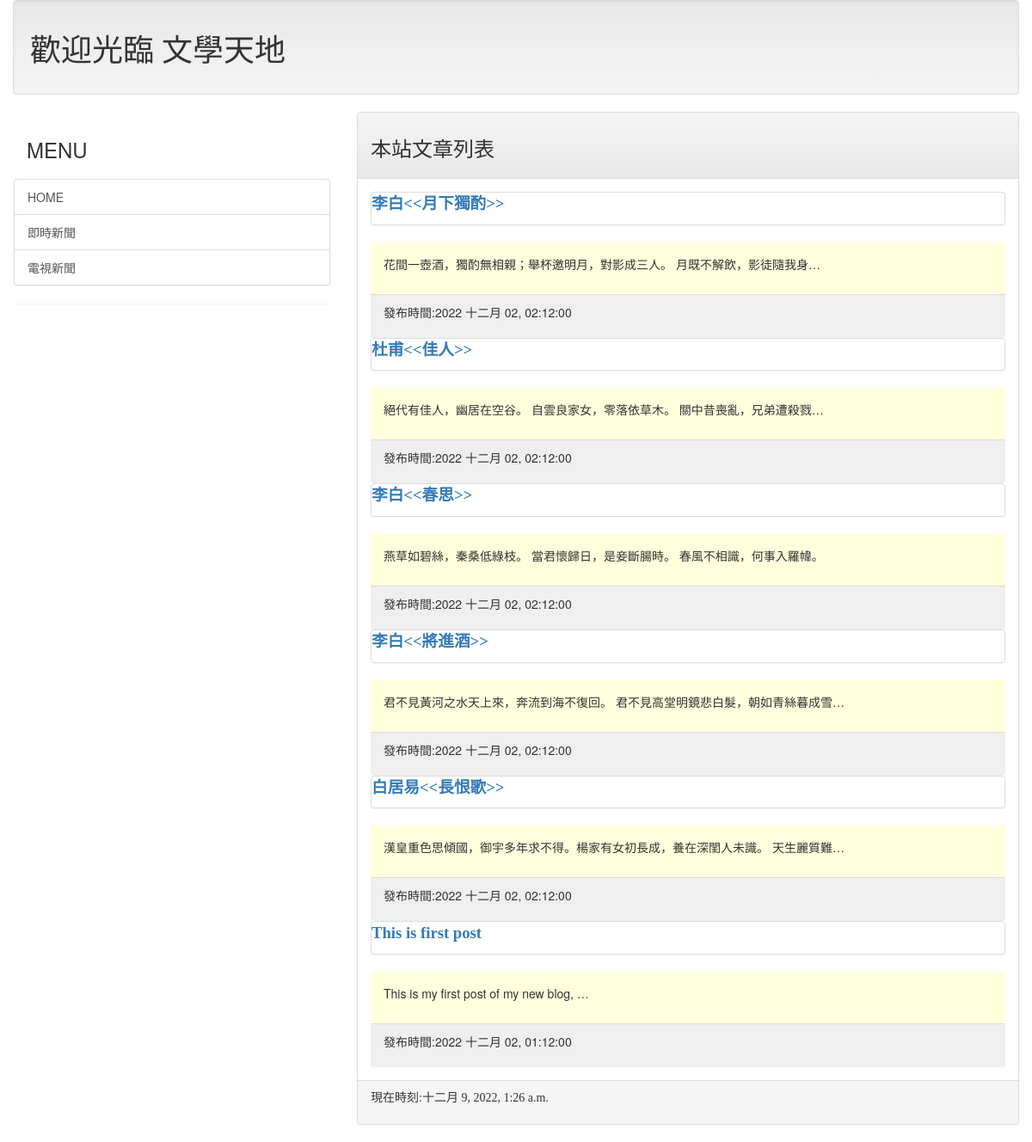
/, run on an earlier commit of the app's database.
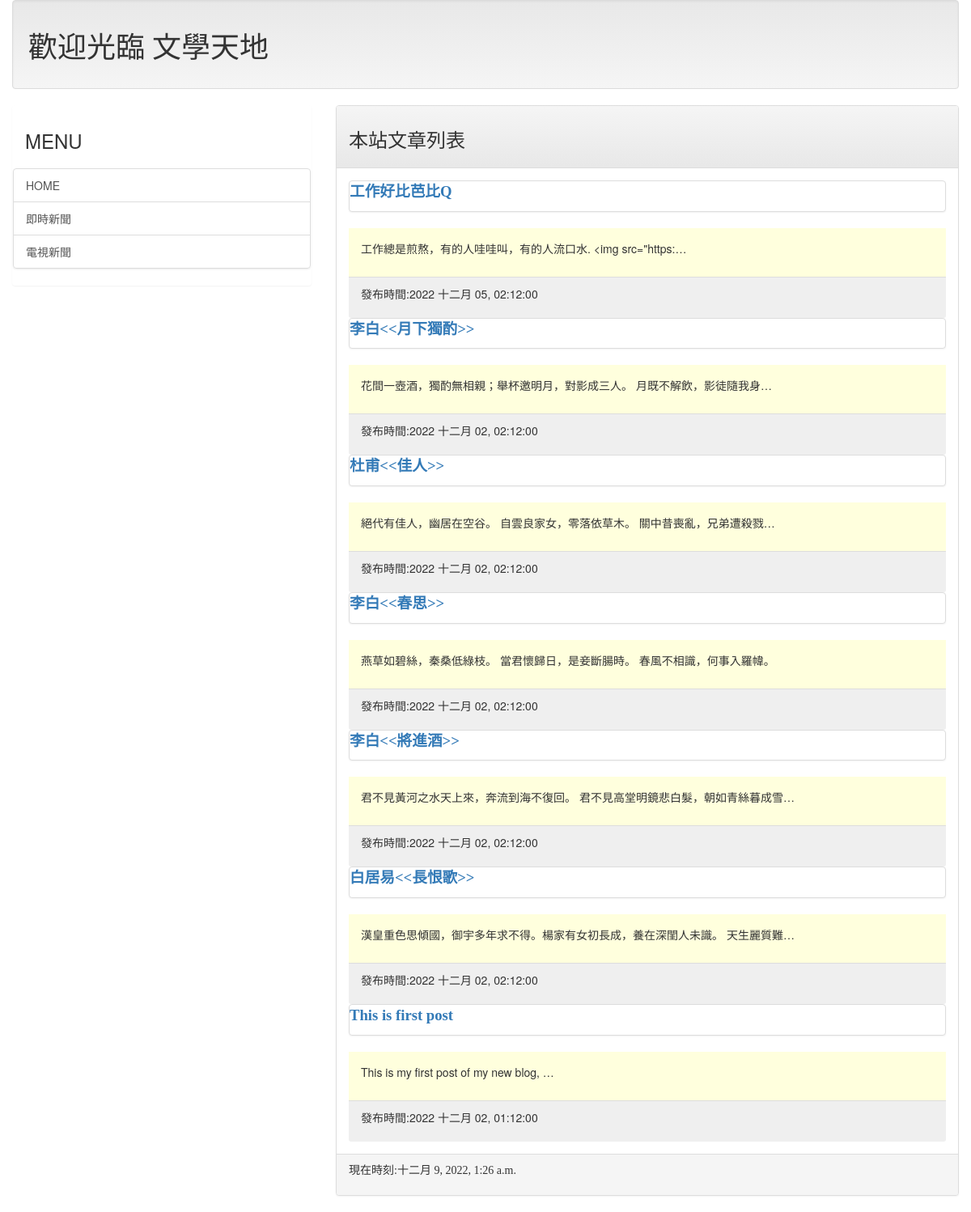
And on a later commit of the database.
### mainsite/models.py (models this page shows, shortened)
class Post(models.Model):
    title = models.CharField(max_length=200)
    slug=models.CharField(max_length=200)
    body=models.TextField()
    pub_date=models.DateTimeField(default=timezone.now)
    class Meta:
        ordering=('-pub_date',)

### mainsite/views.py (the view)
# urls.py: path('',homepage),
def homepage(request):
    posts=Post.objects.all()
    now = datetime.now()
    return  render(request,'index.html',locals())

### templates/index.html (shortened to what this page needs)
{% extends 'base.html' %}
{% block headmessage %}
    <h3 style="font-family:標楷體;">本站文章列表</h3>
{% endblock %}
{% block content %}
    {% for post in posts %}
        <div class="panel panel-default">
            <p style="font-family:微軟正黑體 ;font-size:14pt;font-weight:bold ;">
                <a href="/post/{{post.slug}}">{{post.title}}</a>
            </p>
        </div>
        <div class="panel-body" style="background-color:#ffffdd ;">
            <p>
                {{ post.body | truncatechars:40}}
            </p>
        </div>
        <div class="panel-footer" style="background-color:#efefef ;">
            <p>
                發布時間:{{ post.pub_date | date:"Y M d, h:m:s"}}
            </p>
        </div>
    {% endfor %}
{% endblock %}

### templates/base.html (shortened to what this page needs)
<!DOCTYPE>
<html>
<head>
    <link href="https://maxcdn.bootstrapcdn.com/bootstrap/3.3.6/css/bootstrap.min.css" rel="stylesheet">
    <link href="https://maxcdn.bootstrapcdn.com/bootstrap/3.3.6/css/bootstrap-theme.min.css" rel="stylesheet">
</head>
<body>
    <div class='container-fluid'>
        {% include 'header.html' %}
        <div class="row">
            <div class="col-sm-4 col-md-4">
                <div class='panel panel-defualt'>
                    <div class='panel-heading'>
                        <h3>
                            MENU
                        </h3>
                    </div>
                    <div class='penel-body'>
                        <div class="list-group">
                            <a href="/" class="list-group-item">HOME</a>
                            <a href="http://tar.so/news" class="list-group-item">即時新聞</a>
                            <a href="http://drho.tw/news" class="list-group-item">電視新聞</a>
                        </div>
                    </div>
                </div>
            </div>
            <div class="col-sm-8 col-md-8">
                <div class="panel panel-default">
                    <div class="panel-heading">
                        {% block headmessage %} {% endblock %}
                    </div>
                    <div class="panel-body">
                        {% block content %} {% endblock %}
                    </div>
                    <div class="panel-footer">
                        {% include 'footer.html' %}
                    </div>
                </div>
            </div>
        </div>
    </div>
</body>
</html>

### templates/header.html
{% load static %}
<div class='well'>
<h1 style="font-family:微軟正黑體 ;">歡迎光臨 文學天地</h1>
</div>

### templates/footer.html
{% block footer %}
    {% if now %}
    <p style="font-family:微軟正黑體 ;">現在時刻:{{now}}</p>
    {% else %}
    <p style="font-family:微軟正黑體 ;">文本內容取自網路，如果侵權請來信通知下架...</p>
    {% endif %}
{% endblock %}

What changed in the data, as far as the page shows it:
added Post: title "工作好比芭比Q", body "工作總是煎熬，有的人哇哇叫，有的人流口水. <img src=\"https:…", pub_date "2022 十二月 05, 02:12:00"
